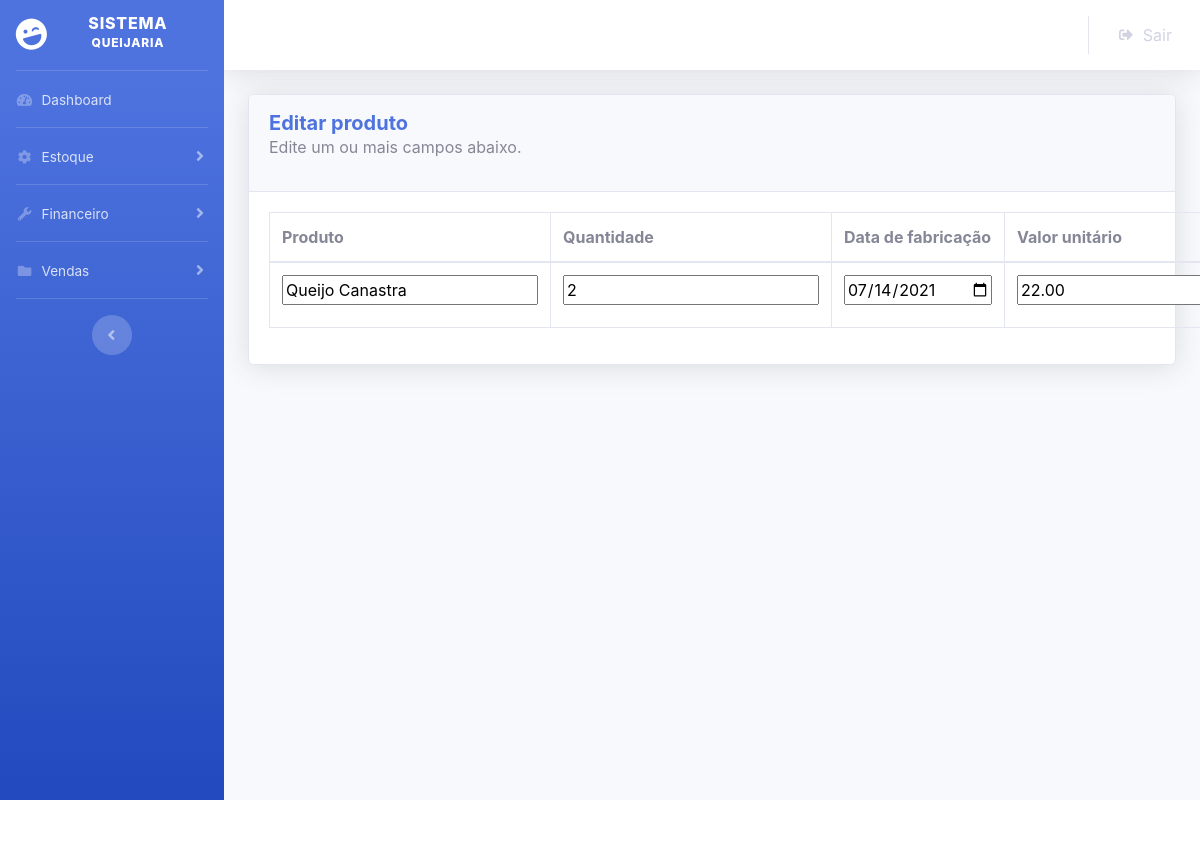
/editarqueijo.php?codigo=9 (signed in), run on the app's committed database.
### tables this page shows
CREATE TABLE IF NOT EXISTS `tb_queijosproduzidos` (
  `que_codigo` int(11) NOT NULL AUTO_INCREMENT,
  `que_usu_codigo` int(11) DEFAULT NULL,
  `que_produto` varchar(50) NOT NULL,
  `que_dataproducao` date NOT NULL,
  `que_custo` float NOT NULL,
  `que_datafabricacao` date NOT NULL,
  `que_valorvenda` decimal(8,2) NOT NULL,
  `que_quantidade` int(11) NOT NULL,
  PRIMARY KEY (`que_codigo`)
);

### editarqueijo.php (the view, shortened to what this page needs)
<?php
include ("config.php");
$codigo = $_GET['codigo'];
$consulta2 = $conexao->query("select *,date_format(que_dataproducao,'%d/%m/%y') as data1
,date_format(que_datafabricacao,'%d/%m/%y') as data2 from tb_queijosproduzidos
where que_codigo = $codigo");
$resultado = $consulta2->fetch_assoc();
?>
<?php include("ca.php");?>
<html>
<head>
	</head>
<div class="container-fluid">
<div class="card shadow mb-4">
                        <div class="card-header py-3">
                            <h5 class="m-0 font-weight-bold text-primary"> Editar produto</h5>
							<p>	Edite um ou mais campos abaixo.</p>
                        </div>
                        <div class="card-body">
								<div class="row"><div class="col-sm-12"><table class="table table-bordered dataTable" id="dataTable" width="100%" cellspacing="0" role="grid" aria-describedby="dataTable_info" style="width: 100%;">
					<form action="?codigo=<?php echo $codigo; ?>" method="post">
								 <thead>
                                        <tr role="row"><th class="gggg" tabindex="0" aria-controls="dataTable" rowspan="1" colspan="1" aria-sort="ascending" aria-label="Name: activate to sort column descending" style="width: 54.8889px;">Produto</th>
										<th class="sorting" tabindex="0" aria-controls="dataTable" rowspan="1" colspan="1" aria-label="Position: activate to sort column ascending" style="width: 62.8889px;"> Quantidade</th>
										<th class="sorting" tabindex="0" aria-controls="dataTable" rowspan="1" colspan="1" aria-label="Age: activate to sort column ascending" style="width: 29.8889px;">Data de fabricação</th>
										<th class="sorting" tabindex="0" aria-controls="dataTable" rowspan="1" colspan="1" aria-label="Start date: activate to sort column ascending" style="width: 63.8889px;">Valor unitário</th>
									</thead>
                                    <tbody>
                                    <tr role="row" class="odd">
                                        <td><input type="text" name="novoqueijo" value="<?php echo $resultado['que_produto'] ?>"></td>
										<td><input type="float" name="quantidade" value="<?php echo $resultado['que_quantidade'] ?>"></td>
										<td><input type="date" name="data2" value="<?php echo $resultado['que_datafabricacao'] ?>"></td>
										<td><input type="float" name="valordavenda" value="<?php echo $resultado['que_valorvenda'] ?>"></td>
                                    </tr>
                                          </tbody>
					</form>
                                </table></div></div>
</div>
</div>
</div>
</html>
<?php include("ro.php");?>

### data on the page
tb_queijosproduzidos: novoqueijo "Queijo Canastra", quantidade "2", data2 "07/14/2021", valordavenda "22.00"
